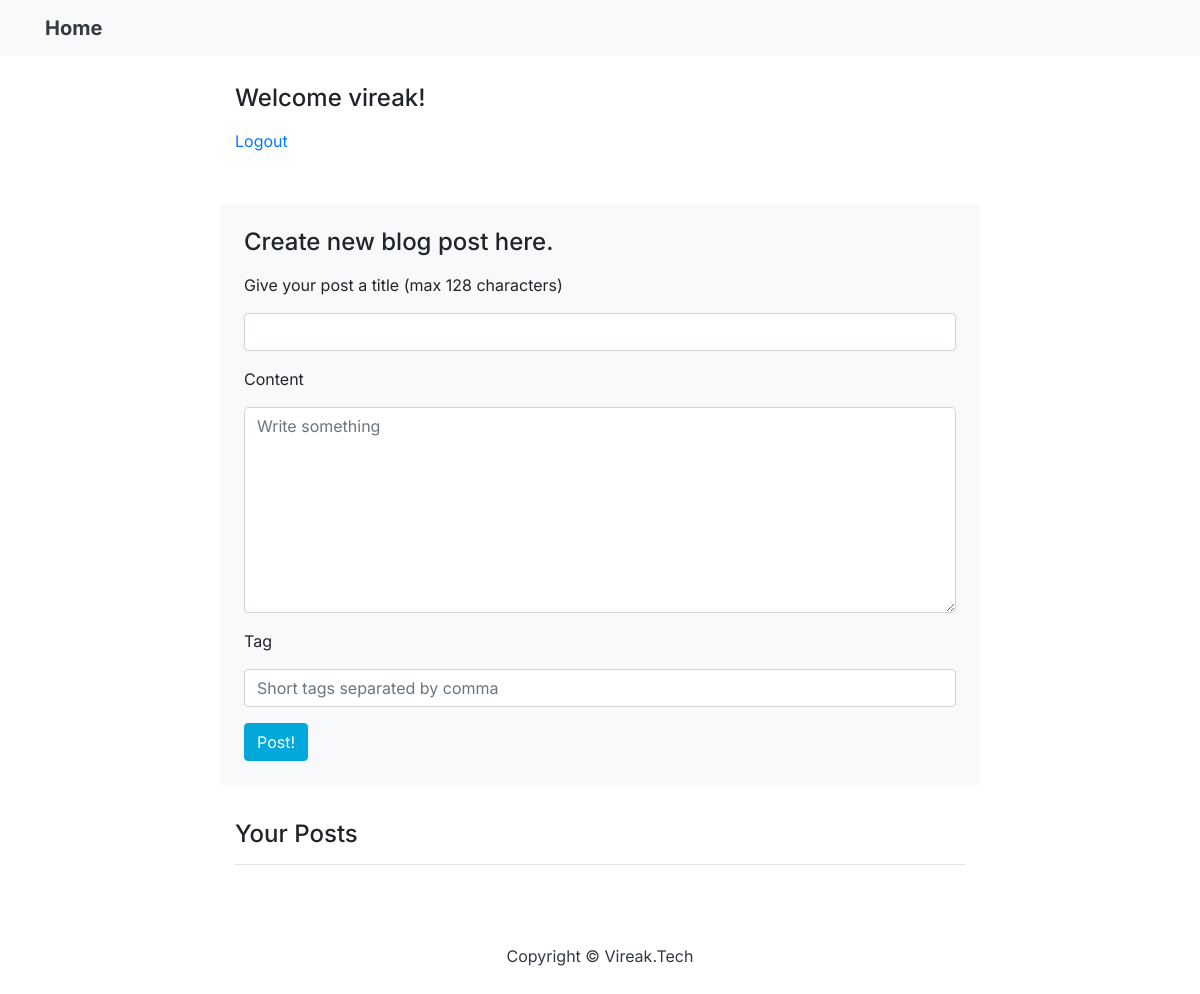
Page /admin (signed in) on the earlier database version.
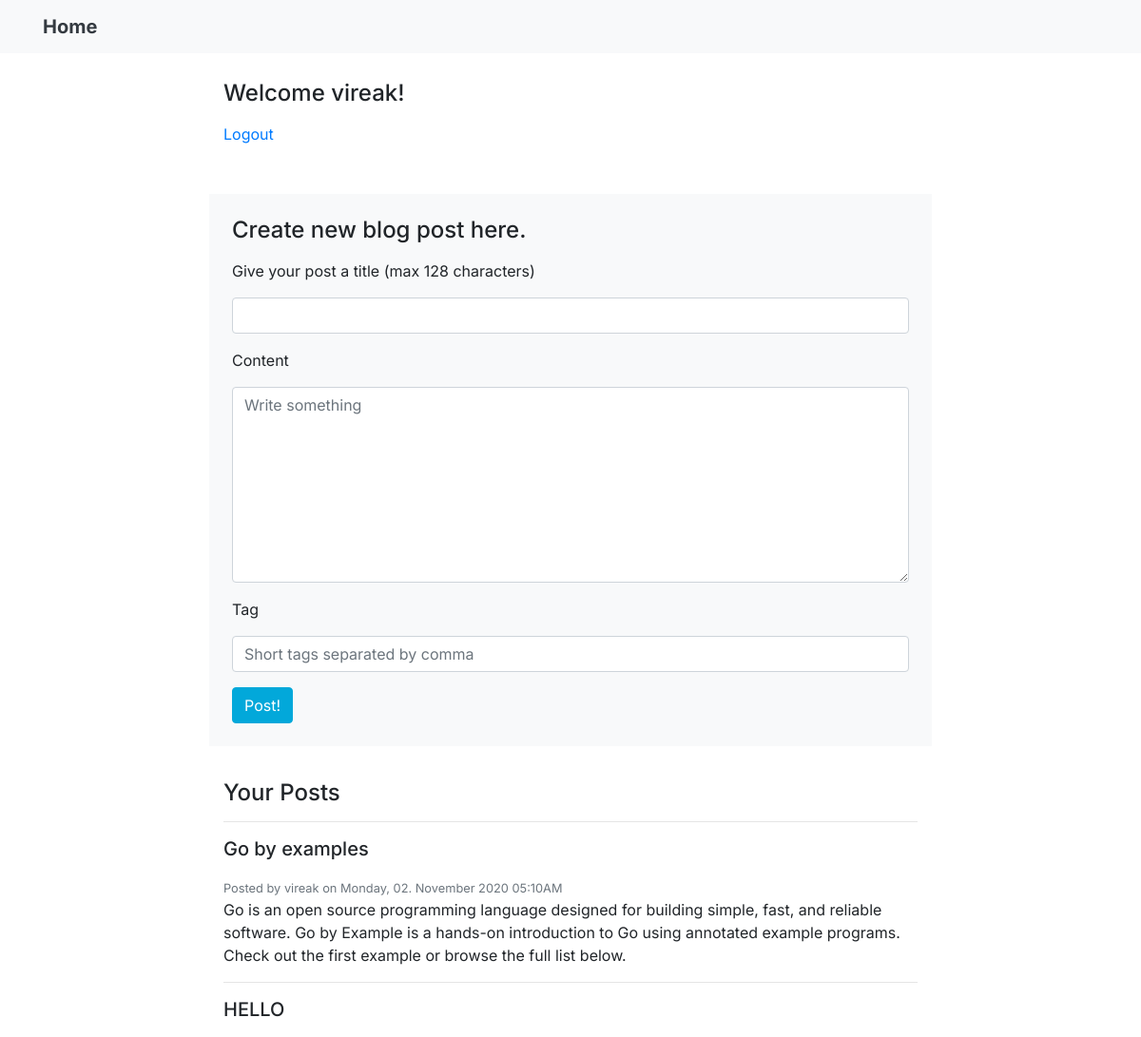
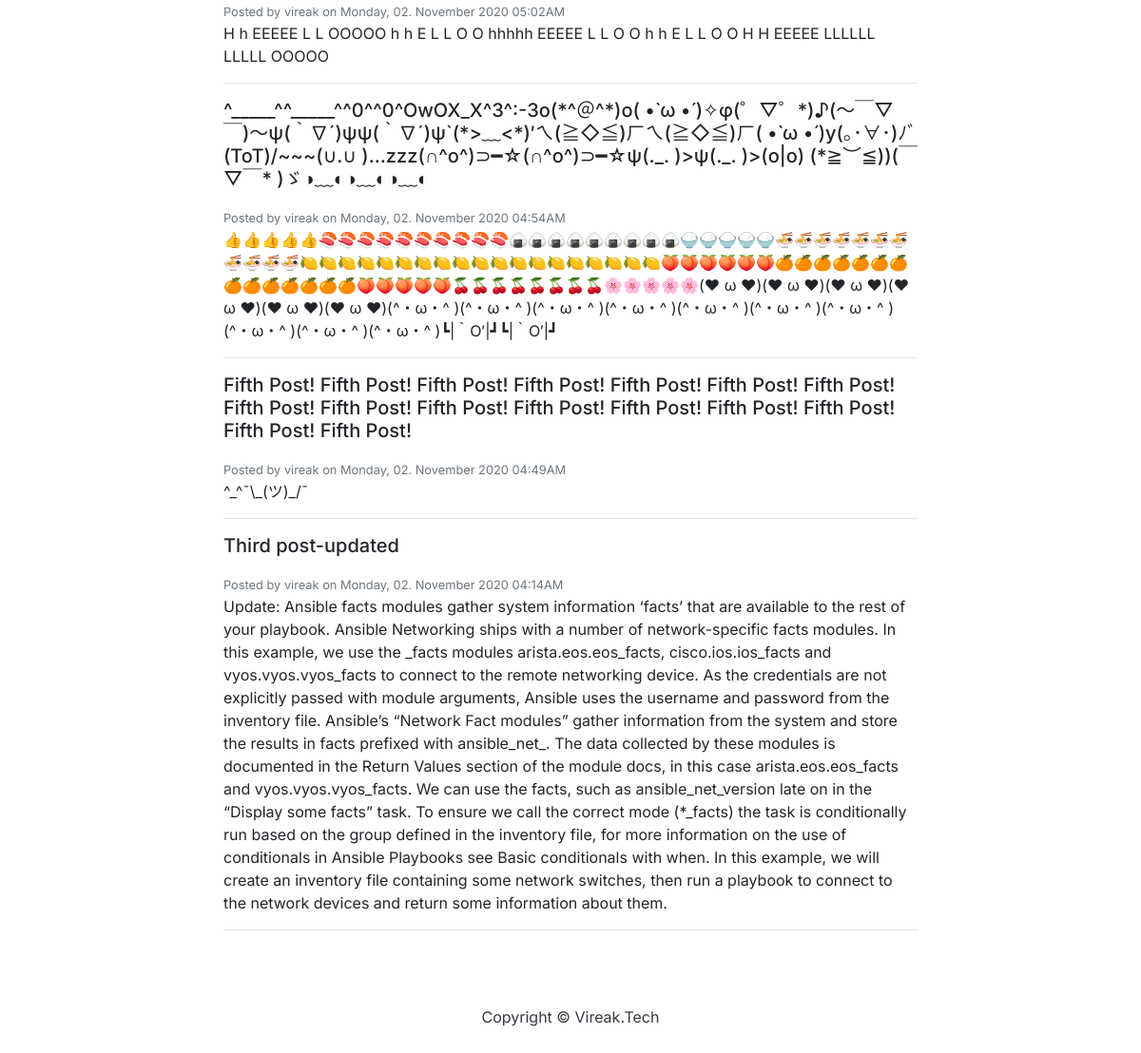
Same page on the later database version (2 pictures, top to bottom).
### app/users/models.py (models this page shows, shortened)
class User(db.Model):
    __tablename__ = "users"
    id = db.Column(db.Integer, primary_key=True, autoincrement=True)
    username = db.Column(db.String(24), unique=True, nullable=False)
    email = db.Column(db.String(128), unique=True, nullable=False)
    phone = db.Column(db.String(32), unique=True, nullable=False)
    password = db.Column(db.String(255), nullable=False)
    is_admin = db.Column(db.Boolean, nullable=False, server_default=str(0))
    date_registered = db.Column(db.DateTime, nullable=False, default=datetime.utcnow)
    posts = db.relationship('app.posts.models.Post', backref='author', lazy=True)
    comments = db.relationship('app.comments.models.Comment', backref='author', lazy=True)

### app/posts/models.py (models this page shows, shortened)
class Post(db.Model):
    __tablename__ = "posts"
    id = db.Column(db.Integer, primary_key=True, autoincrement=True)
    author_id = db.Column(db.Integer, db.ForeignKey('users.id'), nullable=False)
    title = db.Column(db.String(128), unique=True, nullable=False)
    content = db.Column(db.Text, nullable=False)
    tag = db.Column(db.String)
    date_posted= db.Column(db.DateTime, nullable=False, default=datetime.utcnow)
    comments = db.relationship('app.comments.models.Comment', backref='parent_post', lazy=True)

### app/users/views.py (the view, shortened to what this page needs)
class Admin(View):
    methods = ['GET', 'POST']
    @login_required
    @admin_required
    def dispatch_request(self):
        form = PostForm()
        username = session['active_user']['username']
        author = db_user(username=username)
        posts = db_posts(author=author)
        return render_template('admin.html', username=username, form=form, posts=posts)

### app/posts/forms.py
class PostForm(FlaskForm):
    title = StringField(label='Give your post a title (max 128 characters)', validators=[DataRequired(), Length(max=128)])
    content = TextAreaField(label='Content', validators=[DataRequired()])
    tag = StringField(label='Tag', validators=[Length(max=24)])
    submit = SubmitField(label='Post!')

### app/utils/authutil.py (called while the page is built)
def login_required(func):
    @wraps(func)
    def f(*args, **kwargs):
        if not user_authenticated():
            return redirect(url_for('users.Login'))
        return func(*args, **kwargs)
    return f

def admin_required(func):
    @wraps(func)
    def f(*args, **kwargs):
        username = session['active_user']['username']
        if user_authenticated() and db_user(username=username).is_admin:
            return func(*args, **kwargs)
        return redirect(url_for('users.Dashboard'))
    return f

def user_authenticated() -> bool:
    return True if 'active_user' in session and session['active_user']['is_authenticated'] else False

### app/utils/dbutil.py (called while the page is built)
def db_user(id=None, username=None, email=None, phone=None) -> object:
    if id:
        return db.session.query(User).filter(User.id==id).first()
    if username:
        return db.session.query(User).filter(User.username==username).first()
    if email:
        return db.session.query(User).filter(User.email==email).first()
    return db.session.query(User).filter(User.phone==phone).first()

def db_posts(id=None, author_id=None, author=None, limit=None, offset=None) -> object:
    if id:
        return db.session.query(Post).filter(Post.id==id).first()
    if author_id:
        return db.session.query(Post).filter(Post.author_id==author_id).all()
    if author:
        return db.session.query(Post).filter(Post.author==author).order_by(Post.id.desc()).all()
    if limit is not None and offset is not None:
       return db.session.query(Post).order_by(Post.id.desc()).limit(limit).offset(offset).all()
    return db.session.query(Post).order_by(Post.id.desc()).all()

### app/templates/admin.html (shortened to what this page needs)
{% extends 'layout.html' %}
{% block content %}
<section>
    <div class="container mt-5 pt-3">
    <div class="row">
        <div class="col-lg-8 mx-auto">
            <h4>Welcome {{ username }}!</h4>
            <p><a href="{{ url_for('users.Logout') }}">Logout</a></p>
        </div>
    </div>
    </div>
</section>
<section>
    <div class="container">
    <div class="row">
        <div class="col-lg-8 mx-auto bg-light p-4">
            <h4>Create new blog post here.</h4>
            <form method="POST" action="">
                <div class="form-group">
                    <label>{{ form.title.label(class="form-control-label") }}</label>
                      {{ form.title(class="form-control") }}
                </div>
                <div class="form-group">
                    <label>{{ form.content.label(class="form-control-label") }}</label>
                      {{ form.content(class="form-control", rows="8", placeholder="Write something") }}
                </div>
                <div class="form-group">
                    <label>{{ form.tag.label(class="form-control-label") }}</label>
                      {{ form.tag(class="form-control", placeholder="Short tags separated by comma") }}
                </div>
                <div>
                      {{ form.submit(class="btn btn-primary") }}
                </div>
            </form>
        </div>
    </div>
    </div>
</section>
<section id="posts">
    <div class="container">
    <div class="row">
        <div class="col-lg-8 mx-auto">
            <h4>Your Posts</h4>
            <hr/>
        {% for post in posts %}
            <h5>{{ post.title }}</h5>
            <small class="text-muted">Posted by {{ post.author.username }} on {{ post.date_posted.strftime("%A, %d. %B %Y %I:%M%p") }}</small>
            <p>{{ post.content }}</p>
            <hr/>
        {% endfor %}
        </div>
    </div>
    </div>
</section>
{% endblock %}

### app/templates/layout.html (shortened to what this page needs)
<!doctype html>
<html lang="en">
  <head>
    <link rel="stylesheet" type="text/css" href="{{ url_for('static', filename='vendor/bootstrap/css/bootstrap.min.css') }}">
    <link rel="stylesheet" type="text/css" href="{{ url_for('static', filename='css/scrolling-nav.css') }}">
  </head>
  <body id="page-top">
    {% include 'nav.html' %}
    {% block content %}
    {% endblock %}
    <footer class="py-5">
      <div class="container">
        <p class="m-0 text-center text-dark">Copyright &copy; Vireak.Tech {{ current_year }}</p>
      </div>
    </footer>
  </body>
</html>

### app/templates/nav.html (shortened to what this page needs)
<nav class="navbar navbar-expand-lg navbar-light bg-light fixed-top" id="mainNav">
    <div class="container">
      <a class="navbar-brand js-scroll-trigger text-dark font-weight-bold" href="{{ url_for('pages.Home') }}">Home</a>
    </div>
  </nav>

### app/static/css/scrolling-nav.css (style rules this page uses)
body { margin: 0; font-family: "Inter", -apple-system, BlinkMacSystemFont, "Segoe UI", Roboto, "Helvetica Neue", Arial, "Noto Sans", sans-serif, "Apple Color Emoji", "Segoe UI Emoji", "Segoe UI Symbol", "Noto Color Emoji"; font-size: 16px; font-weight: 1rem; line-height: 1.5; color: #212529; text-align: left; background-color: #fff; }
section { padding: 20px 5px 15px 5px; }
h1, h2, h3, h4, h5, h6 { margin-top: 0; margin-bottom: 1rem; }
.btn-primary { color: #fff; background-color: #02a8da ; border-color: #02a8da ; }

Differences in the rows shown:
added Post: title "Go by examples", author.username "vireak", date_posted "Monday, 02. November 2020 05:10AM", content "Go is an open source programming language designed for building simple, fast, and reliable software. Go by Example is a hands-on introduction to Go using annotated example programs. Check out the first example or browse the full list below."
added Post: title "HELLO", author.username "vireak", date_posted "Monday, 02. November 2020 05:02AM", content "H h EEEEE L L OOOOO h h E L L O O hhhhh EEEEE L L O O h h E L L O O H H EEEEE LLLLLL LLLLL OOOOO"
added Post: title "^_____^^_____^^0^^0^OwOX_X^3^:-3o(*^＠^*)o( •̀ ω •́ )✧φ(゜▽゜*)♪(～￣▽￣)～ψ(｀∇´)ψψ(｀∇´)ψ`(*>﹏<*)′ㄟ(≧◇≦)ㄏㄟ(≧◇≦)ㄏ( •̀ ω •́ )y(｡･∀･)ﾉﾞ(ToT)/~~~(∪.∪ )...zzz(∩^o^)⊃━☆(∩^o^)⊃━☆ψ(._. )>ψ(._. )>(o|o) (*≧︶≦))(￣▽￣* )ゞ◑﹏◐◑﹏◐◑﹏◐", author.username "vireak", date_posted "Monday, 02. November 2020 04:54AM", content "👍👍👍👍👍🍣🍣🍣🍣🍣🍣🍣🍣🍣🍣🍙🍙🍙🍙🍙🍙🍙🍙🍙🍚🍚🍚🍚🍚🍜🍜🍜🍜🍜🍜🍜🍜🍜🍜🍜🍋🍋🍋🍋🍋🍋🍋🍋🍋🍋🍋🍋🍋🍋🍋🍋🍋🍋🍋🍑🍑🍑🍑🍑🍑🍊🍊🍊🍊🍊🍊🍊🍊🍊🍊🍊🍊🍊🍊🍑🍑🍑🍑🍑🍒🍒🍒🍒🍒🍒🍒🍒🌸🌸🌸🌸🌸(❤ ω ❤)(❤ ω ❤)(❤ ω ❤)(❤ ω ❤)(❤ ω ❤)(❤ ω ❤)(^・ω・^ )(^・ω・^ )(^・ω・^ )(^・ω・^ )(^・ω・^ )(^・ω・^ )(^・ω・^ )(^・ω・^ )(^・ω・^ )(^・ω・^ )┗|｀O′|┛┗|｀O′|┛"
added Post: title "Fifth Post! Fifth Post! Fifth Post! Fifth Post! Fifth Post! Fifth Post! Fifth Post! Fifth Post! Fifth Post! Fifth Post! Fifth Post! Fifth Post! Fifth Post! Fifth Post! Fifth Post! Fifth Post!", author.username "vireak", date_posted "Monday, 02. November 2020 04:49AM", content "^_^¯\\_(ツ)_/¯"
added Post: title "Third post-updated", author.username "vireak", date_posted "Monday, 02. November 2020 04:14AM", content "Update: Ansible facts modules gather system information ‘facts’ that are available to the rest of your playbook. Ansible Networking ships with a number of network-specific facts modules. In this example, we use the _facts modules arista.eos.eos_facts, cisco.ios.ios_facts and vyos.vyos.vyos_facts to connect to the remote networking device. As the credentials are not explicitly passed with module arguments, Ansible uses the username and password from the inventory file. Ansible’s “Network Fact modules” gather information from the system and store the results in facts prefixed with ansible_net_. The data collected by these modules is documented in the Return Values section of the module docs,…"
